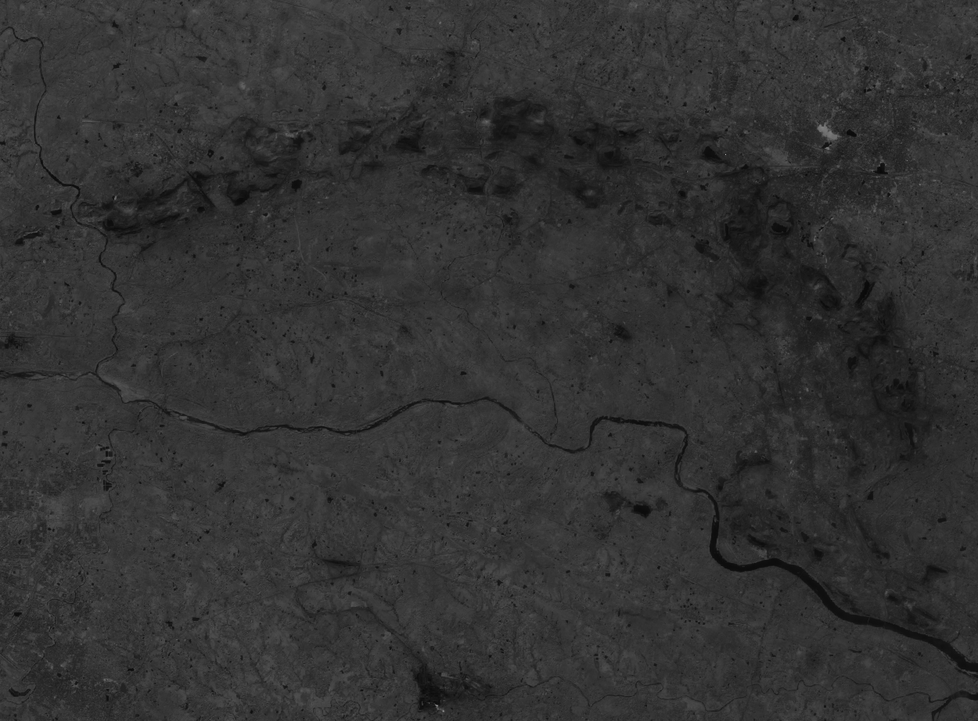
#> input picture data/2019-12-19/B8.tiff, 978 x 721 px, shrunk from 1250 x 922 before the run, found by its file name; the run also reads 1 picture not shown here
$ python k_means_v2.py
#> lines starting #> are read from the running program, lines starting #| are printed output that depends on the picture
### util/imageConstructor.py
import numpy as np

def construct(greyscale1, greyscale2, greyscale3):
    '''

    Parameters
    ----------
    greyscale1 : uint8 numpy array
        grey scale image converted to red
    greyscale2 : uint8 numpy array
        grey scale image converted to yellow
    greyscale3 : uint8 numpy array
        grey scale image converted to red

    Returns
    -------
    cinstructe image

    '''
    img = np.zeros((greyscale3.shape[0], greyscale3.shape[1], 3), dtype='uint8')

    for row in range(0, img.shape[0]):
        for col in range(0, img.shape[1]):
            img[row, col, 0] = greyscale1[row, col]
            img[row, col, 1] = greyscale2[row, col]
            img[row, col, 2] = greyscale3[row, col]

    return img

### models/k_means_v2.py
#%% 1. imports
import numpy as np
import cv2
from skimage import io
import pandas as pd

from util.imageConstructor import construct
from util.marker import Marker


#%% 2. read images
band8 = io.imread("data/2019-12-19/B8.tiff")
#> band8 is the input picture: shape (721, 978); min 7, max 139, mean 50.3
band11 = io.imread("data/2019-12-19/B11.tiff")
band12 = io.imread("data/2019-12-19/B12.tiff")
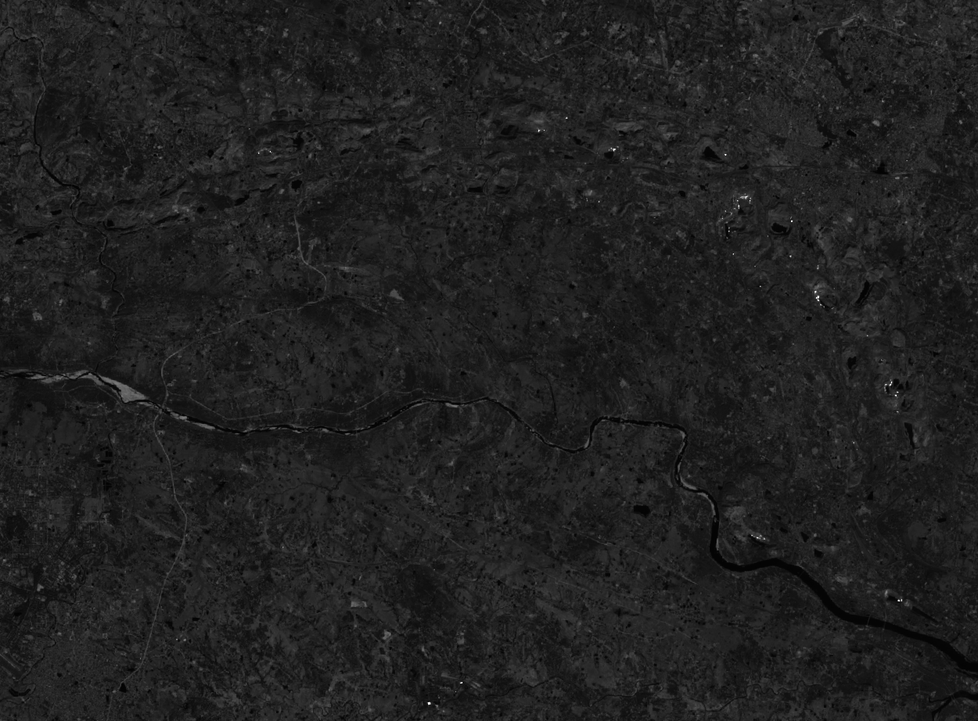
#> input picture data/2019-12-19/B12.tiff, 978 x 721 px, shrunk from 1250 x 922 before the run, found by its file name
#> band12 is the input picture: shape (721, 978); min 0, max 255, mean 32.1


#%% 3. construct image

for row in range(band8.shape[0]):
    for col in range(band8.shape[1]):
        if band8[row, col] == 0:
            band8[row, col] = 1

thermal_img = (band11 - band12) / band8;
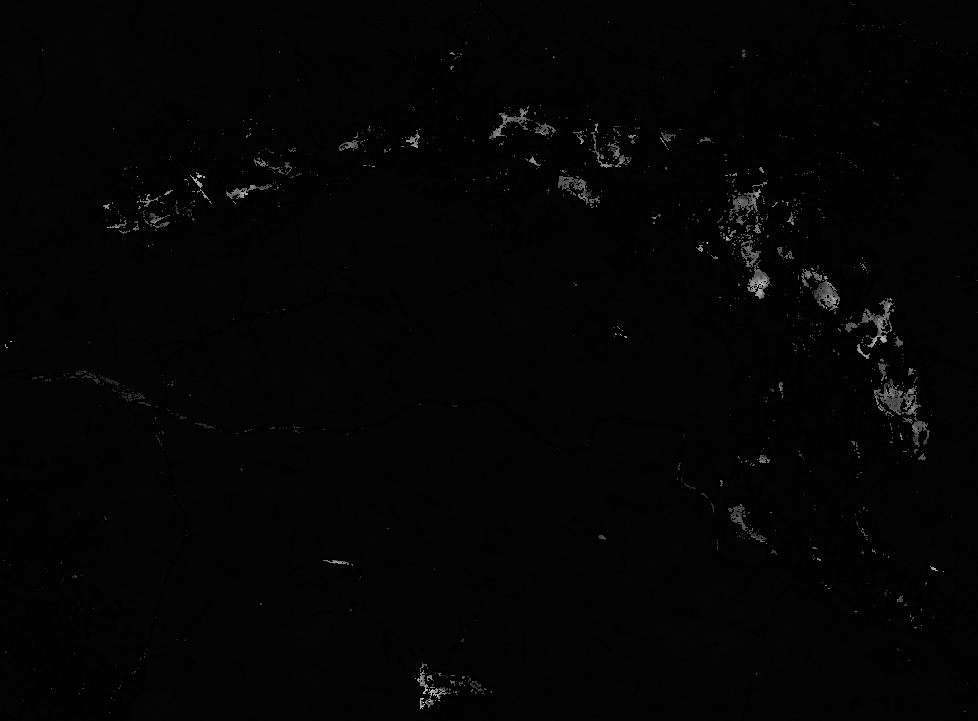
#> thermal_img: shape (721, 978) float64; min 0, max 23.18, mean 0.4; drawn with min black and max white

x = 255 / thermal_img.max()
#> x = 11
thermal_img = thermal_img * x;

img = construct(thermal_img, thermal_img, thermal_img)
shape = img.shape
#> shape = (721, 978, 3)


#%% 4. resizing and converting images
img = img.reshape((-1, 3))
img = np.float32(img)


#%% 5. clustering
criteria = (cv2.TERM_CRITERIA_EPS + cv2.TERM_CRITERIA_MAX_ITER, 10, 1.0)
k = 4
attempts = 10
ret,label,center = cv2.kmeans(img,k,None,criteria,attempts,cv2.KMEANS_RANDOM_CENTERS)
#> ret = 6403374.5; center = [[95.86, 95.86, 95.86], [139.3, 139.3, 139.3], [2.49, 2.49, 2.49], [59.58, 59.58, 59.58]]

#%% 6. coverting back to uint8

center = np.uint8(center)
#> center = [[95, 95, 95], [139, 139, 139], [2, 2, 2], [59, 59, 59]]
res = center[label.flatten()]
res = res.reshape((shape))
#cv2.imwrite('results/K2.tiff', res)

#%% loading fire / no fire pixels

#> (the run stopped early here; a loop or call above may not have finished)
